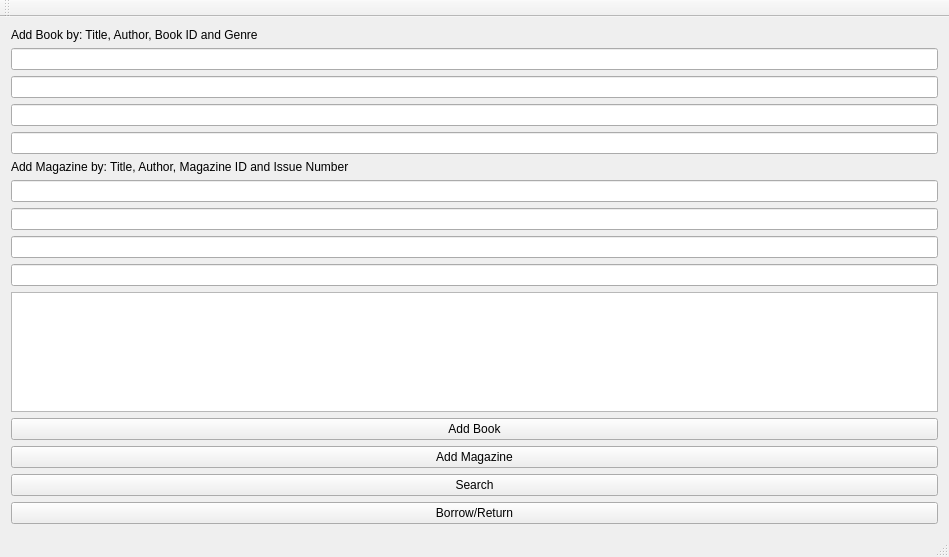
<?xml version="1.0" encoding="UTF-8"?>
<ui version="4.0">
 <class>MainWindow</class>
 <widget class="QMainWindow" name="MainWindow">
  <property name="geometry">
   <rect>
    <x>0</x>
    <y>0</y>
    <width>949</width>
    <height>557</height>
   </rect>
  </property>
  <property name="windowTitle">
   <string>MainWindow</string>
  </property>
  <widget class="QWidget" name="centralWidget">
   <property name="enabled">
    <bool>true</bool>
   </property>
   <layout class="QVBoxLayout" name="verticalLayout_2">
    <item>
     <layout class="QVBoxLayout" name="verticalLayout">
      <item>
       <widget class="QLabel" name="label">
        <property name="text">
         <string>Add Book by: Title, Author, Book ID and Genre</string>
        </property>
       </widget>
      </item>
      <item>
       <widget class="QLineEdit" name="lineEditTitleBook"/>
      </item>
      <item>
       <widget class="QLineEdit" name="lineEditAuthorBook"/>
      </item>
      <item>
       <widget class="QLineEdit" name="lineEditIdBook"/>
      </item>
      <item>
       <widget class="QLineEdit" name="lineEditGenreBook"/>
      </item>
      <item>
       <widget class="QLabel" name="label_2">
        <property name="text">
         <string>Add Magazine by: Title, Author, Magazine ID and Issue Number</string>
        </property>
       </widget>
      </item>
      <item>
       <widget class="QLineEdit" name="lineEditTitleMagazine"/>
      </item>
      <item>
       <widget class="QLineEdit" name="lineEditAuthorMagazine"/>
      </item>
      <item>
       <widget class="QLineEdit" name="lineEditIdMagazine"/>
      </item>
      <item>
       <widget class="QLineEdit" name="lineEditIssueMagazine"/>
      </item>
      <item>
       <widget class="QListWidget" name="listWidgetItems"/>
      </item>
      <item>
       <widget class="QPushButton" name="pushButtonAddBook">
        <property name="text">
         <string>Add Book</string>
        </property>
       </widget>
      </item>
      <item>
       <widget class="QPushButton" name="pushButtonAddMagazine">
        <property name="text">
         <string>Add Magazine</string>
        </property>
       </widget>
      </item>
      <item>
       <widget class="QPushButton" name="pushButtonSearch">
        <property name="text">
         <string>Search</string>
        </property>
       </widget>
      </item>
      <item>
       <widget class="QPushButton" name="pushButtonBorrowReturn">
        <property name="text">
         <string>Borrow/Return</string>
        </property>
       </widget>
      </item>
      <item>
       <spacer name="verticalSpacer">
        <property name="orientation">
         <enum>Qt::Vertical</enum>
        </property>
        <property name="sizeHint" stdset="0">
         <size>
          <width>20</width>
          <height>40</height>
         </size>
        </property>
       </spacer>
      </item>
     </layout>
    </item>
   </layout>
  </widget>
  <widget class="QMenuBar" name="menuBar">
   <property name="geometry">
    <rect>
     <x>0</x>
     <y>0</y>
     <width>949</width>
     <height>26</height>
    </rect>
   </property>
  </widget>
  <widget class="QToolBar" name="mainToolBar">
   <attribute name="toolBarArea">
    <enum>TopToolBarArea</enum>
   </attribute>
   <attribute name="toolBarBreak">
    <bool>false</bool>
   </attribute>
  </widget>
  <widget class="QStatusBar" name="statusBar"/>
 </widget>
 <layoutdefault spacing="6" margin="11"/>
 <resources/>
 <connections/>
</ui>
